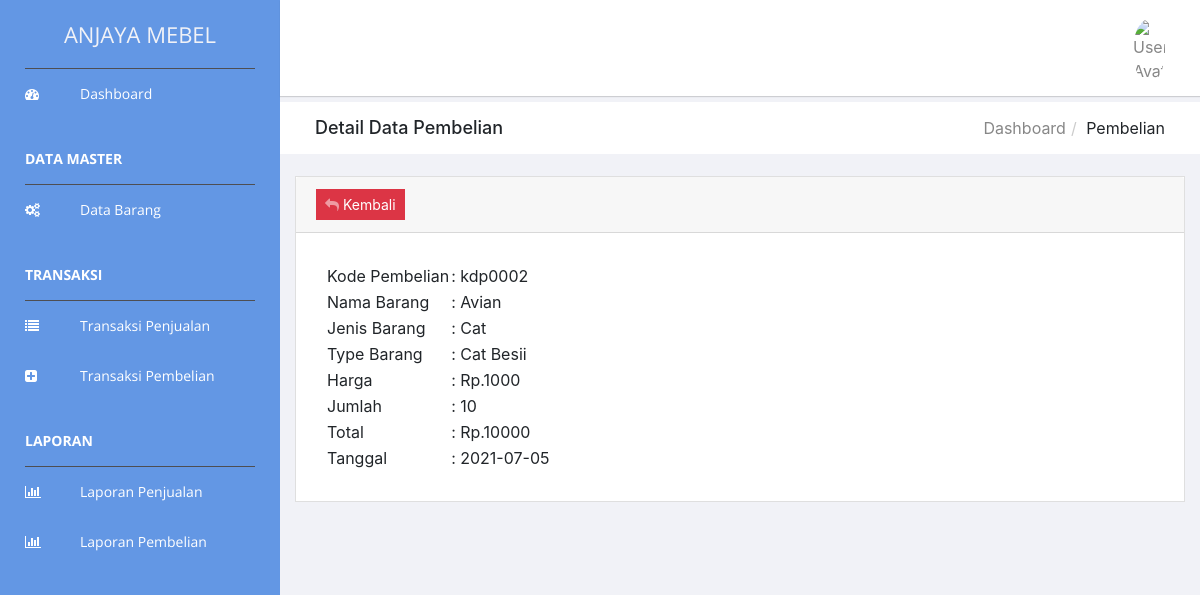
The app's page /pembelian/detail/kdp0002, older data.
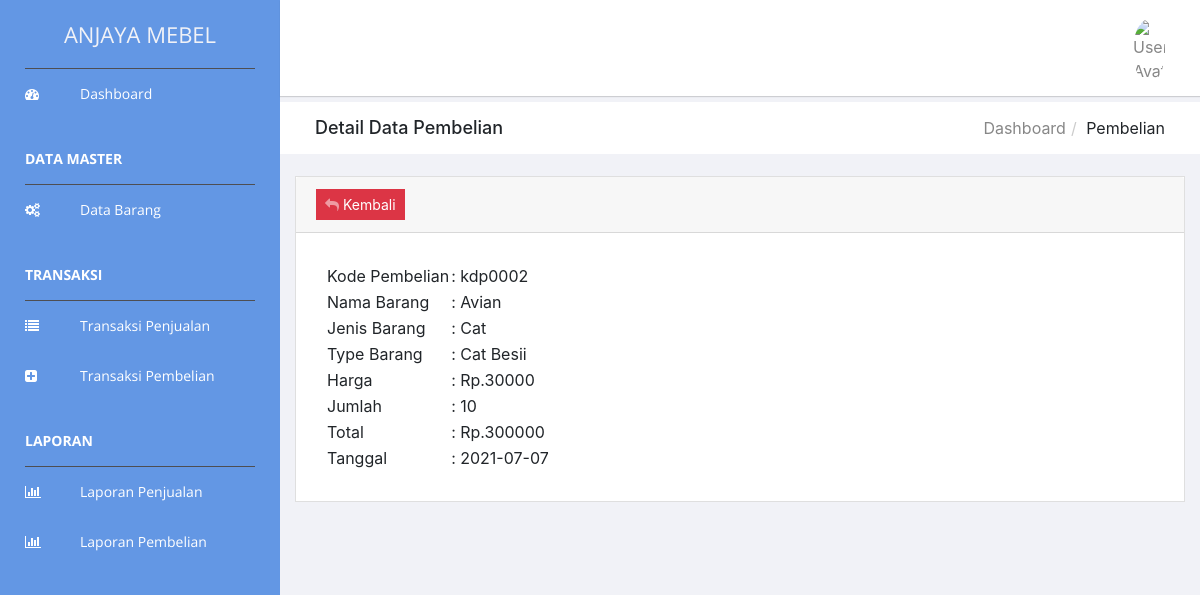
The same page, newer data.
### tables this page shows
CREATE TABLE `transaksi_pembelian` (
  `kode_pembelian` varchar(255) NOT NULL,
  `nama_barang` varchar(255) NOT NULL,
  `jenis_barang` varchar(255) NOT NULL,
  `type_barang` varchar(255) NOT NULL,
  `harga` int(11) NOT NULL,
  `jumlah` int(11) NOT NULL,
  `total` int(11) NOT NULL,
  `tanggal` date NOT NULL
);

### application/controllers/Pembelian.php (called while the page is built, shortened)
<?php
class Pembelian extends CI_Controller {
    public function __construct()
    {
        $this->load->library('form_validation');
        $this->load->model('Model_master', 'v');
    }
    public function detail($id)
    {
        $data['title'] = "Data Pembelian";
        $data['User'] = $this->db->get_where('user',['username' =>
        $this->session->userdata('username')])->row_array();
        $data['data'] = $this->v->getDetailData('transaksi_pembelian' , 'kode_pembelian' , $id);
        $this->load->view("template/header",$data);
        $this->load->view('pembeliandetail',$data);
        $this->load->view("template/footer");
    }
}

### index.php (called while the page is built, shortened)
<?php
require_once BASEPATH.'core/CodeIgniter.php';

### application/models/Model_master.php (called while the page is built, shortened)
<?php
class Model_master extends CI_Model {
      public function getDetailData($tb , $column , $id){
        return $query = $this->db->query("SELECT * FROM $tb  WHERE $column = '$id' GROUP BY $column")->result_array();
      }
}

### application/views/pembeliandetail.php (the view)
<div class="breadcrumbs">
            <div class="col-sm-4">
                <div class="page-header float-left">
                    <div class="page-title">
                        <h1> Detail Data Pembelian</h1>
                    </div>
                </div>
            </div>
            <div class="col-sm-8">
                <div class="page-header float-right">
                    <div class="page-title">
                        <ol class="breadcrumb text-right">
                            <li><a href="<?=base_url("dashboard");?>">Dashboard</a></li>
                            <li class="active">Pembelian</li>
                        </ol>
                    </div>
                </div>
            </div>
        </div>
        <div class="content mt-3">
            <div class="card">
        <?php foreach ($data as $d) {?>
                <div class="card-header">
                <a href="<?php echo base_url('pembelian') ?>" class="btn btn-danger btn-sm btn-show-add">
                    <span class="icon text-white-50">
                        <i class="fa fa-reply"></i>
                    </span>
                    <span class="text">Kembali</span>
                </a>
                </div>
                <div class="card-body">
                <div class="row">
                <div class="col-md-7">
                    <div class="card-body">
                        <table>
                            <tr>
                                <td>Kode Pembelian</td>
                                <td>: <?= $d['kode_pembelian']; ?></td>
                            </tr>
                            <tr>
                                <td>Nama Barang</td>
                                <td>: <?= $d['nama_barang']; ?></td>
                            </tr>
                            <tr>
                                <td>Jenis Barang</td>
                                <td>: <?= $d['jenis_barang']; ?></td>
                            </tr>
                            <tr>
                                <td>Type Barang</td>
                                <td>: <?= $d['type_barang']; ?></td>
                            </tr>
                            <tr>
                                <td>Harga</td>
                                <td>: Rp.<?= $d['harga']; ?></td>
                            </tr>
                            <tr>
                                <td>Jumlah</td>
                                <td>: <?= $d['jumlah']; ?></td>
                            </tr>
                            <tr>
                                <td>Total</td>
                                <td>: Rp.<?= $d['total']; ?></td>
                            </tr>
                            <tr>
                                <td>Tanggal</td>
                                <td>: <?= $d['tanggal']; ?></td>
                            </tr>
                        </table>
                    </div>
                </div>
            </div>
		</div>
                </div>
            </div>
        </div>
<?php } ?>

Row changes from the older to the newer data that the page shows:
changed transaksi_pembelian "kdp0002": harga "1000" → "30000"; total "10000" → "300000"; tanggal "2021-07-05" → "2021-07-07"
